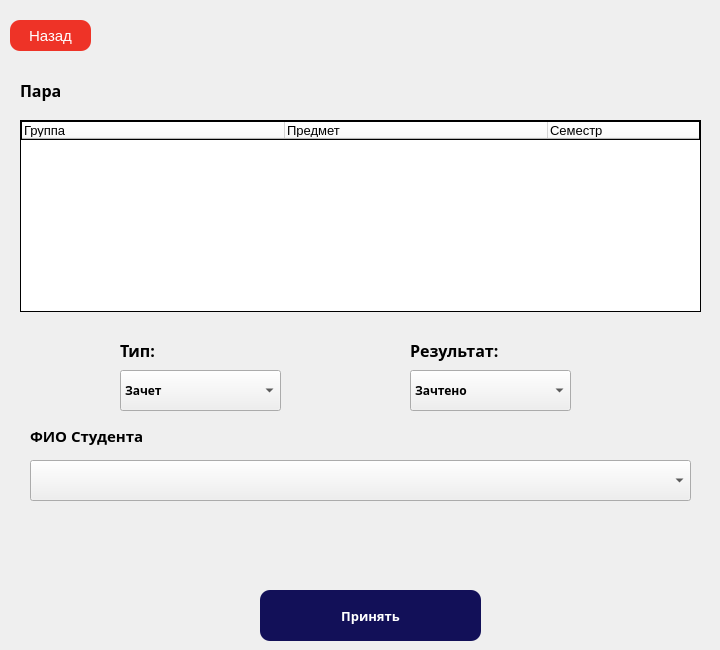
<?xml version="1.0" encoding="UTF-8"?>
<ui version="4.0">
 <class>MainWindow</class>
 <widget class="QMainWindow" name="MainWindow">
  <property name="geometry">
   <rect>
    <x>0</x>
    <y>0</y>
    <width>720</width>
    <height>650</height>
   </rect>
  </property>
  <property name="minimumSize">
   <size>
    <width>720</width>
    <height>650</height>
   </size>
  </property>
  <property name="maximumSize">
   <size>
    <width>720</width>
    <height>650</height>
   </size>
  </property>
  <property name="windowTitle">
   <string>Поставить оценку</string>
  </property>
  <widget class="QWidget" name="centralwidget">
   <widget class="QPushButton" name="pushButton">
    <property name="geometry">
     <rect>
      <x>260</x>
      <y>590</y>
      <width>221</width>
      <height>51</height>
     </rect>
    </property>
    <property name="font">
     <font>
      <family>Raleway</family>
      <pointsize>-1</pointsize>
      <weight>75</weight>
      <italic>false</italic>
      <bold>true</bold>
     </font>
    </property>
    <property name="styleSheet">
     <string notr="true">QPushButton {
	background:#121058;
	border-style: solid;
	border-radius: 10px;
	font-family: Raleway;
	font-style: normal;
	font-weight: bold;
	font-size: 13px;
	line-height: 12px;
	color: #FFFFFF;
}
</string>
    </property>
    <property name="text">
     <string>Принять</string>
    </property>
   </widget>
   <widget class="QPushButton" name="back_button">
    <property name="geometry">
     <rect>
      <x>10</x>
      <y>20</y>
      <width>81</width>
      <height>31</height>
     </rect>
    </property>
    <property name="font">
     <font>
      <pointsize>-1</pointsize>
     </font>
    </property>
    <property name="styleSheet">
     <string notr="true">background:#EE3327;
border-style: solid;
border-radius: 10px;
font-size:15px;
color:white;
</string>
    </property>
    <property name="text">
     <string>Назад</string>
    </property>
   </widget>
   <widget class="QLabel" name="label">
    <property name="geometry">
     <rect>
      <x>30</x>
      <y>420</y>
      <width>131</width>
      <height>31</height>
     </rect>
    </property>
    <property name="font">
     <font>
      <family>Raleway</family>
      <pointsize>-1</pointsize>
      <weight>75</weight>
      <italic>false</italic>
      <bold>true</bold>
     </font>
    </property>
    <property name="styleSheet">
     <string notr="true">font-family: Raleway;
font-style: normal;
font-weight: bold;
font-size:15px;
</string>
    </property>
    <property name="text">
     <string>ФИО Студента</string>
    </property>
   </widget>
   <widget class="QLabel" name="alert">
    <property name="geometry">
     <rect>
      <x>150</x>
      <y>530</y>
      <width>421</width>
      <height>31</height>
     </rect>
    </property>
    <property name="layoutDirection">
     <enum>Qt::LeftToRight</enum>
    </property>
    <property name="styleSheet">
     <string notr="true">font-family: Raleway;
font-style: normal;
font-weight: bold;
font-size:15px;
</string>
    </property>
    <property name="text">
     <string/>
    </property>
    <property name="alignment">
     <set>Qt::AlignCenter</set>
    </property>
   </widget>
   <widget class="QComboBox" name="FIO_input">
    <property name="geometry">
     <rect>
      <x>30</x>
      <y>460</y>
      <width>661</width>
      <height>41</height>
     </rect>
    </property>
    <property name="font">
     <font>
      <family>Consolas</family>
     </font>
    </property>
    <property name="styleSheet">
     <string notr="true">QComboBox {
	background:#FFF;
	border-radius: 10px;
	border:1px solid black;	
}
QComboBox::down-arrow {
    image: url(C:\/Users\/LEMUR\/Desktop\/электронный помощник студента\/ui\/arrow.png);
}

QComboBox::drop-down {
    width: 30px;
	border:0px;
}
</string>
    </property>
   </widget>
   <widget class="QLabel" name="label_6">
    <property name="geometry">
     <rect>
      <x>20</x>
      <y>70</y>
      <width>81</width>
      <height>41</height>
     </rect>
    </property>
    <property name="font">
     <font>
      <family>Raleway</family>
      <pointsize>-1</pointsize>
      <weight>75</weight>
      <italic>false</italic>
      <bold>true</bold>
     </font>
    </property>
    <property name="styleSheet">
     <string notr="true">font-family: Raleway;
font-style: normal;
font-weight: bold;
font-size:16px;
</string>
    </property>
    <property name="text">
     <string>Пара</string>
    </property>
   </widget>
   <widget class="QLabel" name="label_7">
    <property name="geometry">
     <rect>
      <x>120</x>
      <y>330</y>
      <width>81</width>
      <height>41</height>
     </rect>
    </property>
    <property name="font">
     <font>
      <family>Raleway</family>
      <pointsize>-1</pointsize>
      <weight>75</weight>
      <italic>false</italic>
      <bold>true</bold>
     </font>
    </property>
    <property name="styleSheet">
     <string notr="true">font-family: Raleway;
font-style: normal;
font-weight: bold;
font-size:16px;
</string>
    </property>
    <property name="text">
     <string>Тип:</string>
    </property>
   </widget>
   <widget class="QComboBox" name="change_type">
    <property name="geometry">
     <rect>
      <x>120</x>
      <y>370</y>
      <width>161</width>
      <height>41</height>
     </rect>
    </property>
    <property name="font">
     <font>
      <family>Raleway</family>
      <weight>75</weight>
      <italic>false</italic>
      <bold>true</bold>
     </font>
    </property>
    <property name="mouseTracking">
     <bool>false</bool>
    </property>
    <property name="acceptDrops">
     <bool>false</bool>
    </property>
    <property name="layoutDirection">
     <enum>Qt::LeftToRight</enum>
    </property>
    <property name="styleSheet">
     <string notr="true">QComboBox {
	background:#FFF;
	border-radius: 10px;
	border:1px solid black;	
}
QComboBox::down-arrow {
    image: url(C:\/Users\/LEMUR\/Desktop\/электронный помощник студента\/ui\/arrow.png);
}

QComboBox::drop-down {
    width: 30px;
	border:0px;
}
</string>
    </property>
    <property name="sizeAdjustPolicy">
     <enum>QComboBox::AdjustToMinimumContentsLength</enum>
    </property>
    <item>
     <property name="text">
      <string>Зачет</string>
     </property>
    </item>
    <item>
     <property name="text">
      <string>Оценка</string>
     </property>
    </item>
   </widget>
   <widget class="QComboBox" name="change_res">
    <property name="geometry">
     <rect>
      <x>410</x>
      <y>370</y>
      <width>161</width>
      <height>41</height>
     </rect>
    </property>
    <property name="font">
     <font>
      <family>Raleway</family>
      <weight>75</weight>
      <italic>false</italic>
      <bold>true</bold>
     </font>
    </property>
    <property name="mouseTracking">
     <bool>false</bool>
    </property>
    <property name="acceptDrops">
     <bool>false</bool>
    </property>
    <property name="layoutDirection">
     <enum>Qt::LeftToRight</enum>
    </property>
    <property name="styleSheet">
     <string notr="true">QComboBox {
	background:#FFF;
	border-radius: 10px;
	border:1px solid black;	
}
QComboBox::down-arrow {
    image: url(C:\/Users\/LEMUR\/Desktop\/электронный помощник студента\/ui\/arrow.png);
}

QComboBox::drop-down {
    width: 30px;
	border:0px;
}
</string>
    </property>
    <property name="sizeAdjustPolicy">
     <enum>QComboBox::AdjustToMinimumContentsLength</enum>
    </property>
    <item>
     <property name="text">
      <string>Зачтено</string>
     </property>
    </item>
    <item>
     <property name="text">
      <string>Не зачтено</string>
     </property>
    </item>
   </widget>
   <widget class="QLabel" name="label_8">
    <property name="geometry">
     <rect>
      <x>410</x>
      <y>330</y>
      <width>111</width>
      <height>41</height>
     </rect>
    </property>
    <property name="font">
     <font>
      <family>Raleway</family>
      <pointsize>-1</pointsize>
      <weight>75</weight>
      <italic>false</italic>
      <bold>true</bold>
     </font>
    </property>
    <property name="styleSheet">
     <string notr="true">font-family: Raleway;
font-style: normal;
font-weight: bold;
font-size:16px;
</string>
    </property>
    <property name="text">
     <string>Результат: </string>
    </property>
   </widget>
   <widget class="QTreeWidget" name="treeWidget">
    <property name="geometry">
     <rect>
      <x>20</x>
      <y>120</y>
      <width>681</width>
      <height>192</height>
     </rect>
    </property>
    <property name="styleSheet">
     <string notr="true">background:white;
border:1px solid black;
font-size:13px;</string>
    </property>
    <attribute name="headerDefaultSectionSize">
     <number>263</number>
    </attribute>
    <column>
     <property name="text">
      <string>Группа</string>
     </property>
    </column>
    <column>
     <property name="text">
      <string>Предмет</string>
     </property>
    </column>
    <column>
     <property name="text">
      <string>Семестр</string>
     </property>
    </column>
   </widget>
  </widget>
 </widget>
 <resources/>
 <connections/>
</ui>
